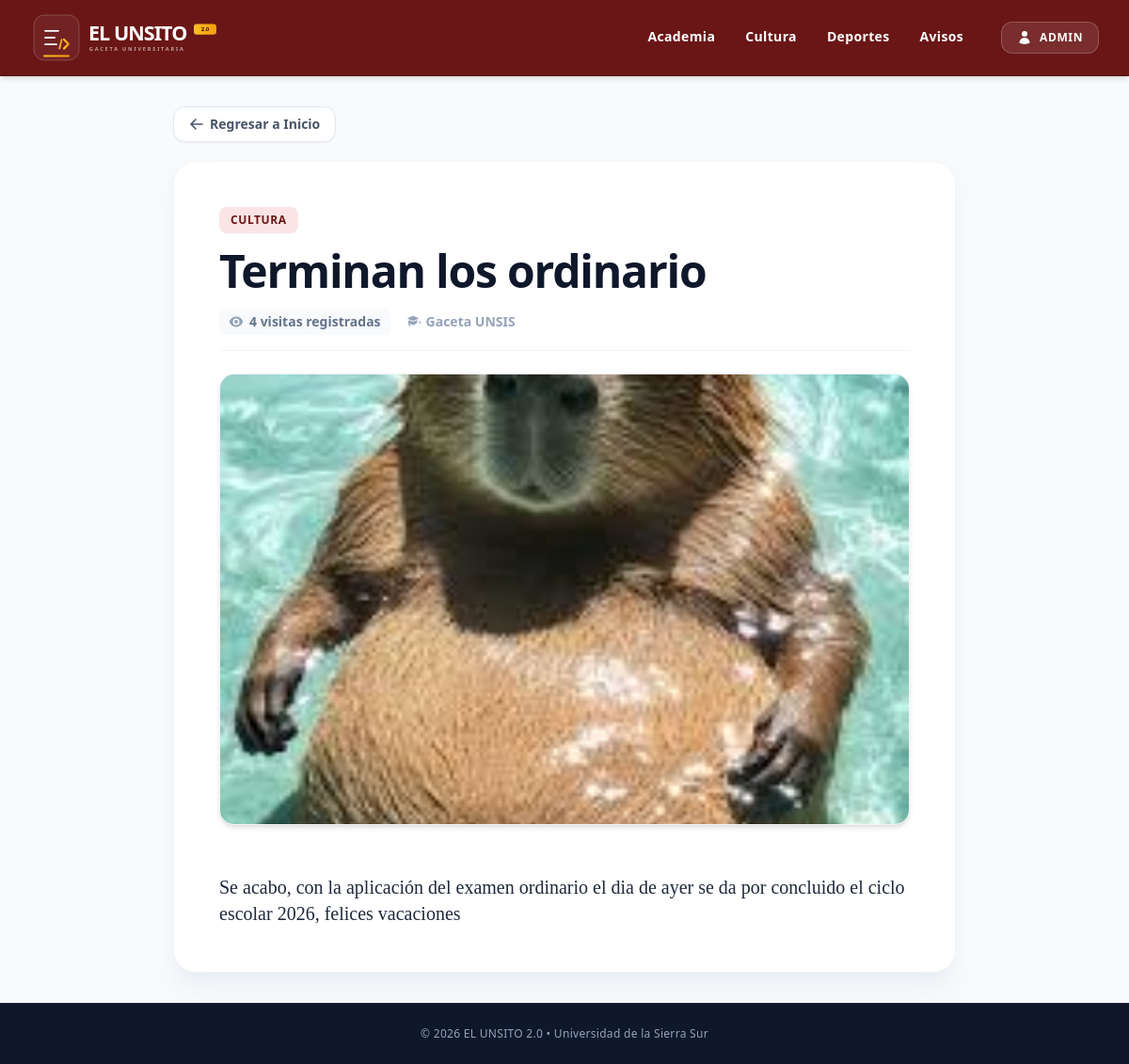
Page /noticia/2 on the earlier database version.
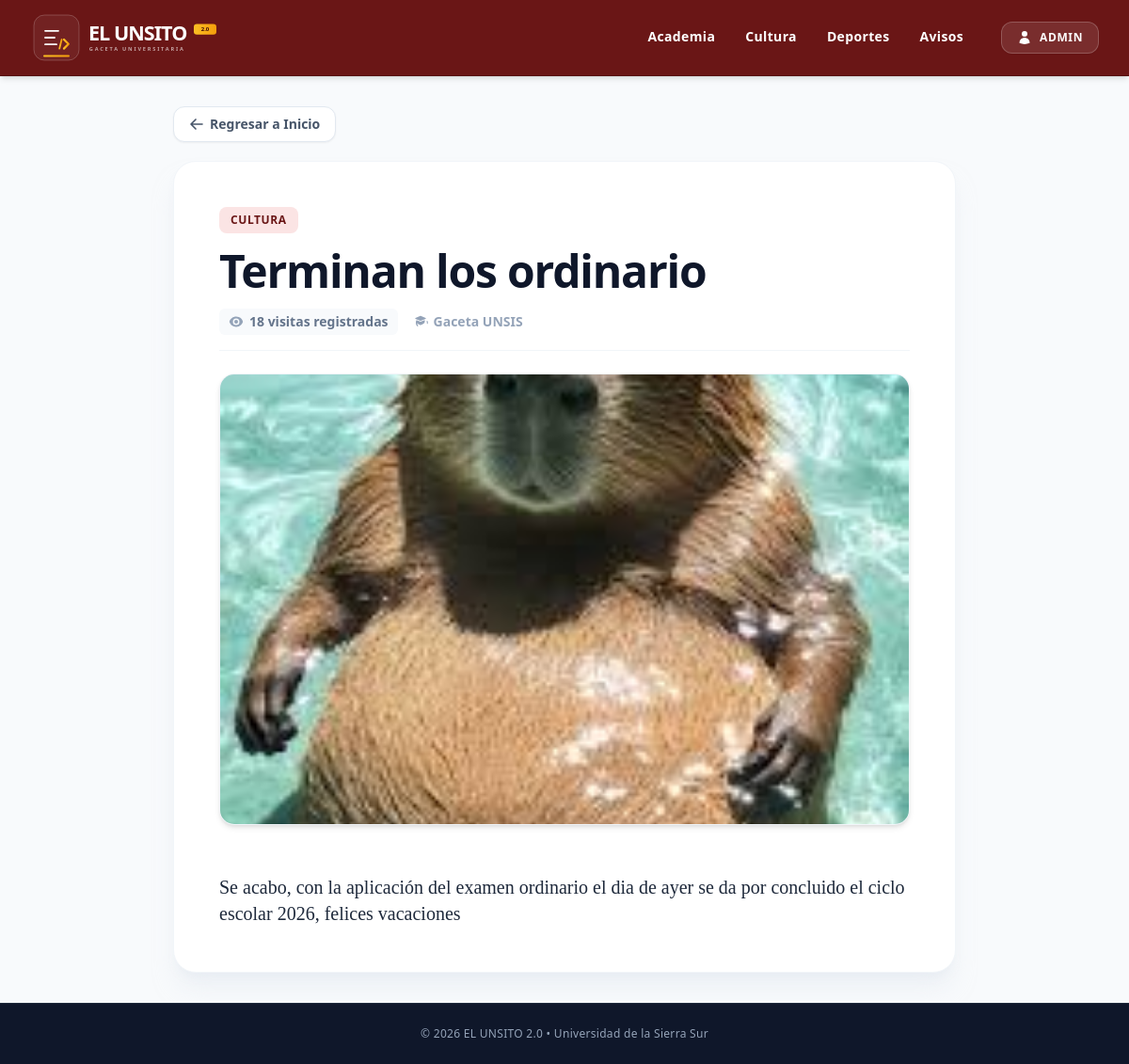
Same page on the later database version.
### app/models.py (models this page shows)
class Noticia(Base):
    __tablename__ = "noticias"
    id = Column(Integer, primary_key=True, index=True)
    titulo = Column(String, nullable=False)
    contenido = Column(Text, nullable=False)
    imagen_url = Column(String, nullable=True)
    fecha_creacion = Column(DateTime, default=datetime.utcnow)
    fecha_modificacion = Column(DateTime, default=datetime.utcnow, onupdate=datetime.utcnow)
    visitas = Column(Integer, default=0)
    seccion_id = Column(Integer, ForeignKey("secciones.id"))
    seccion = relationship("Seccion", back_populates="noticias")

### app/main.py (the view)
@app.get("/noticia/{noticia_id}")
def ver_noticia(noticia_id: int, request: Request, db: Session = Depends(get_db)):
    noticia = crud.obtener_noticia_y_contar_visita(db, noticia_id=noticia_id)
    if not noticia:
        raise HTTPException(status_code=404, detail="La noticia no existe")
    return templates.TemplateResponse(
        request,
        "noticia.html",
        {"noticia": noticia}
    )

### app/templates/noticia.html (shortened to what the changed rows need)
<!DOCTYPE html>
<html lang="es" class="h-full bg-slate-50">
<head>
    <script src="https://cdn.tailwindcss.com"></script>
</head>
<body class="flex flex-col min-h-full font-sans antialiased text-slate-800">
    <main class="flex-grow max-w-4xl w-full mx-auto px-4 sm:px-6 lg:px-8 my-8">
        <article class="bg-white rounded-3xl shadow-xl shadow-slate-200/50 border border-slate-100 overflow-hidden p-6 sm:p-10 md:p-12">
            <header class="mb-6">
                <span class="inline-block bg-institucional-100 text-institucional-700 font-extrabold text-xs tracking-wider uppercase px-3 py-1.5 rounded-lg mb-4">
                    {{ noticia.seccion.nombre }}
                </span>
                <h1 class="text-3xl sm:text-4xl md:text-5xl font-black text-slate-900 tracking-tight leading-tight mb-4">
                    {{ noticia.titulo }}
                </h1>
                <div class="flex flex-wrap items-center gap-4 text-slate-400 text-xs sm:text-sm font-semibold border-b border-slate-100 pb-4">
                    <span class="flex items-center gap-1.5 bg-slate-50 px-2.5 py-1 rounded-md text-slate-500">
                        {{ noticia.visitas }} visitas registradas
                    </span>
                    <span class="flex items-center gap-1.5">
                        Gaceta UNSIS
                    </span>
                </div>
            </header>
            <div class="mb-6 rounded-2xl overflow-hidden shadow-md max-h-[480px] bg-slate-100 border border-slate-100">
                <img src="{{ noticia.imagen_url }}" alt="Imagen de portada" class="w-full h-full object-cover object-center max-h-[480px] hover:scale-[1.01] transition-transform duration-500">
            </div>
            <div class="text-slate-800 text-lg sm:text-xl leading-relaxed tracking-normal whitespace-pre-line font-normal font-serif">
                {{ noticia.contenido }}
            </div>
        </article>
    </main>
</body>
</html>

Differences in the rows shown:
changed Noticia "Terminan los ordinario": visitas "4" → "18"
